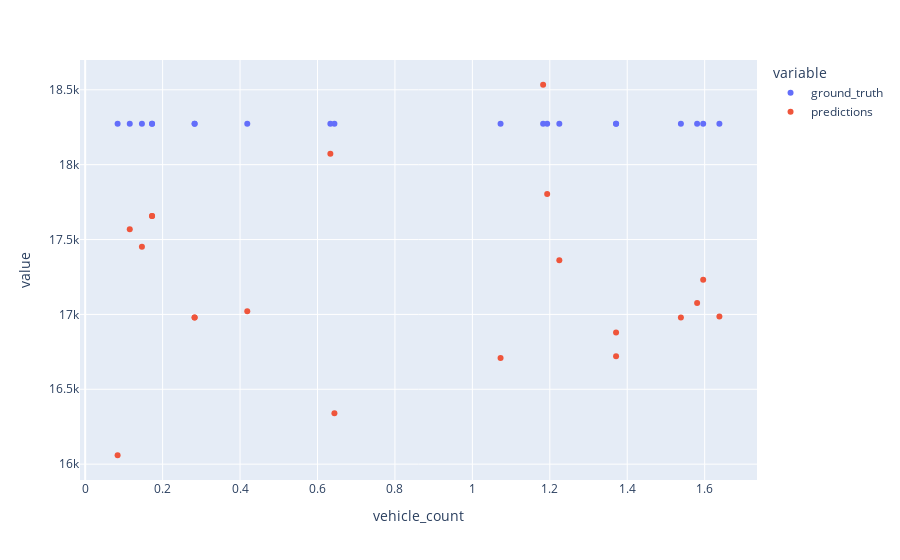

The code cell stored with this chart in its notebook:
### Markdown cell above
### Random test sample

### Code cell
preds = []
ground_truth = []
vehicle_counts = []


for i in range(20):
    random_idx = np.random.randint(0,len(test_data))
    x, y = test_data[random_idx]
    vehicle_counts.append(x[0])
    ground_truth.append(float(y))
    pred_y = float(nn_model(x)[0])
    preds.append(pred_y)

df = pd.DataFrame({'vehicle_count': vehicle_counts, 'ground_truth': ground_truth, 'predictions': preds})

px.scatter(df, x='vehicle_count', y=['ground_truth', 'predictions'])

### Figure 1 — Plotly figure (JSON) as saved in the notebook; plotly's stock layout.template omitted (floating-point values rounded to 4 significant figures)
{"data": [{"hovertemplate": "variable=ground_truth<br>vehicle_count=%{x}<br>value=%{y}<extra></extra>", "legendgroup": "ground_truth", "marker": {"color": "#636efa", "symbol": "circle"}, "mode": "markers", "name": "ground_truth", "orientation": "v", "showlegend": true, "type": "scatter", "x": [1.371, 1.58, 0.1151, 0.6332, 1.539, 1.225, 1.371, 0.08373, 0.2826, 0.1727, 1.638, 0.1727, 1.193, 1.073, 1.596, 0.6437, 1.183, 0.1465, 0.2826, 0.4187], "xaxis": "x", "y": [18270.0, 18270.0, 18270.0, 18270.0, 18270.0, 18270.0, 18270.0, 18270.0, 18270.0, 18270.0, 18270.0, 18270.0, 18270.0, 18270.0, 18270.0, 18270.0, 18270.0, 18270.0, 18270.0, 18270.0], "yaxis": "y"}, {"hovertemplate": "variable=predictions<br>vehicle_count=%{x}<br>value=%{y}<extra></extra>", "legendgroup": "predictions", "marker": {"color": "#EF553B", "symbol": "circle"}, "mode": "markers", "name": "predictions", "orientation": "v", "showlegend": true, "type": "scatter", "x": [1.371, 1.58, 0.1151, 0.6332, 1.539, 1.225, 1.371, 0.08373, 0.2826, 0.1727, 1.638, 0.1727, 1.193, 1.073, 1.596, 0.6437, 1.183, 0.1465, 0.2826, 0.4187], "xaxis": "x", "y": [16880.0, 17080.0, 17570.0, 18070.0, 16980.0, 17360.0, 16720.0, 16060.0, 16980.0, 17660.0, 16990.0, 17660.0, 17800.0, 16710.0, 17230.0, 16340.0, 18530.0, 17450.0, 16980.0, 17020.0], "yaxis": "y"}], "layout": {"legend": {"title": {"text": "variable"}, "tracegroupgap": 0}, "margin": {"t": 60}, "xaxis": {"anchor": "y", "domain": [0, 1], "title": {"text": "vehicle_count"}}, "yaxis": {"anchor": "x", "domain": [0, 1], "title": {"text": "value"}}}}
